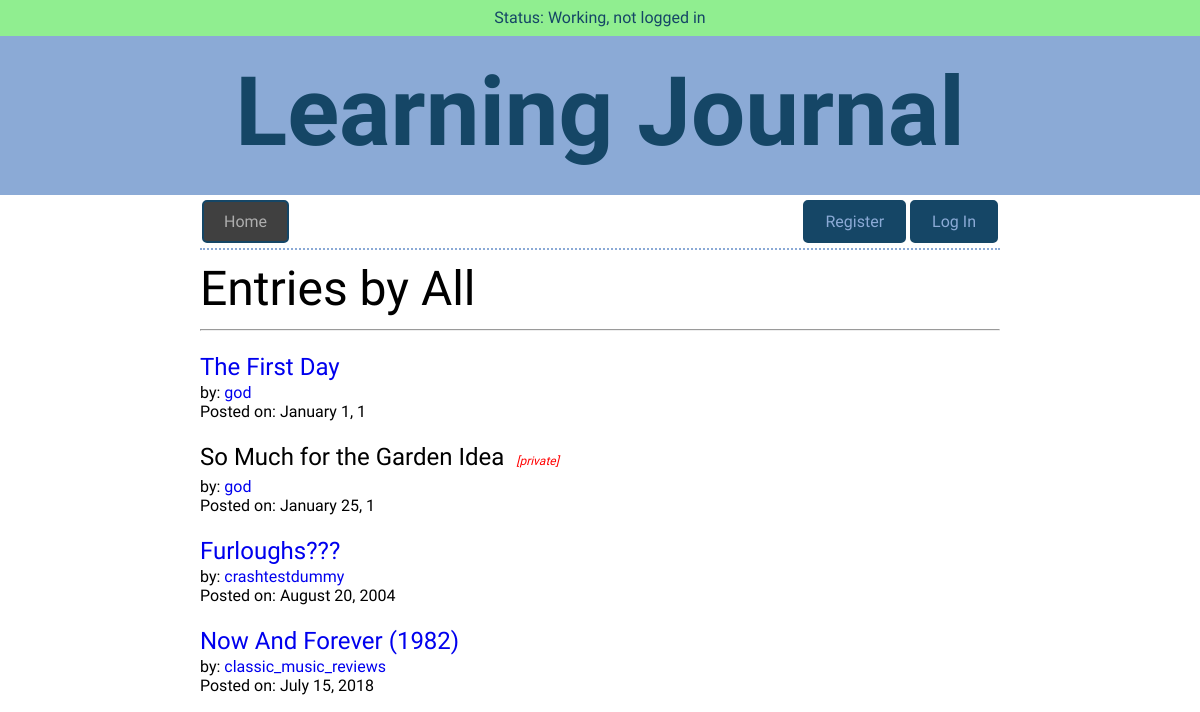
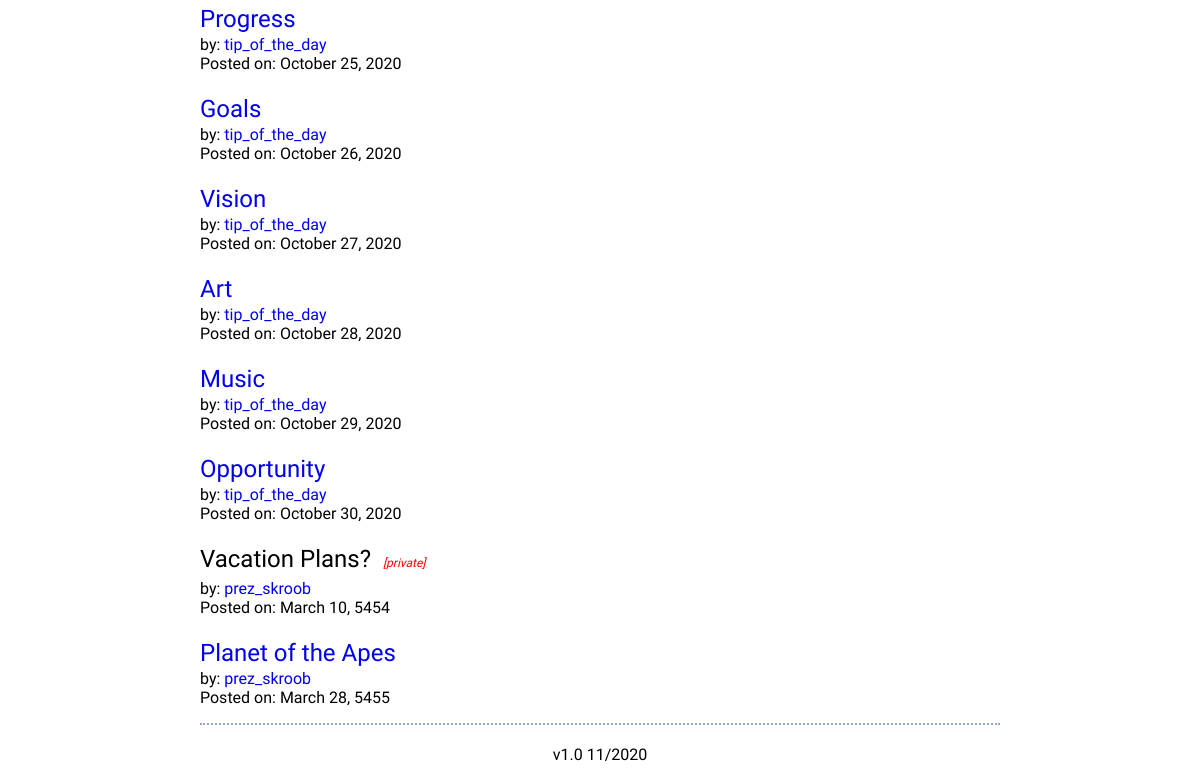
Before: / with the older database file (2 pictures, top to bottom).
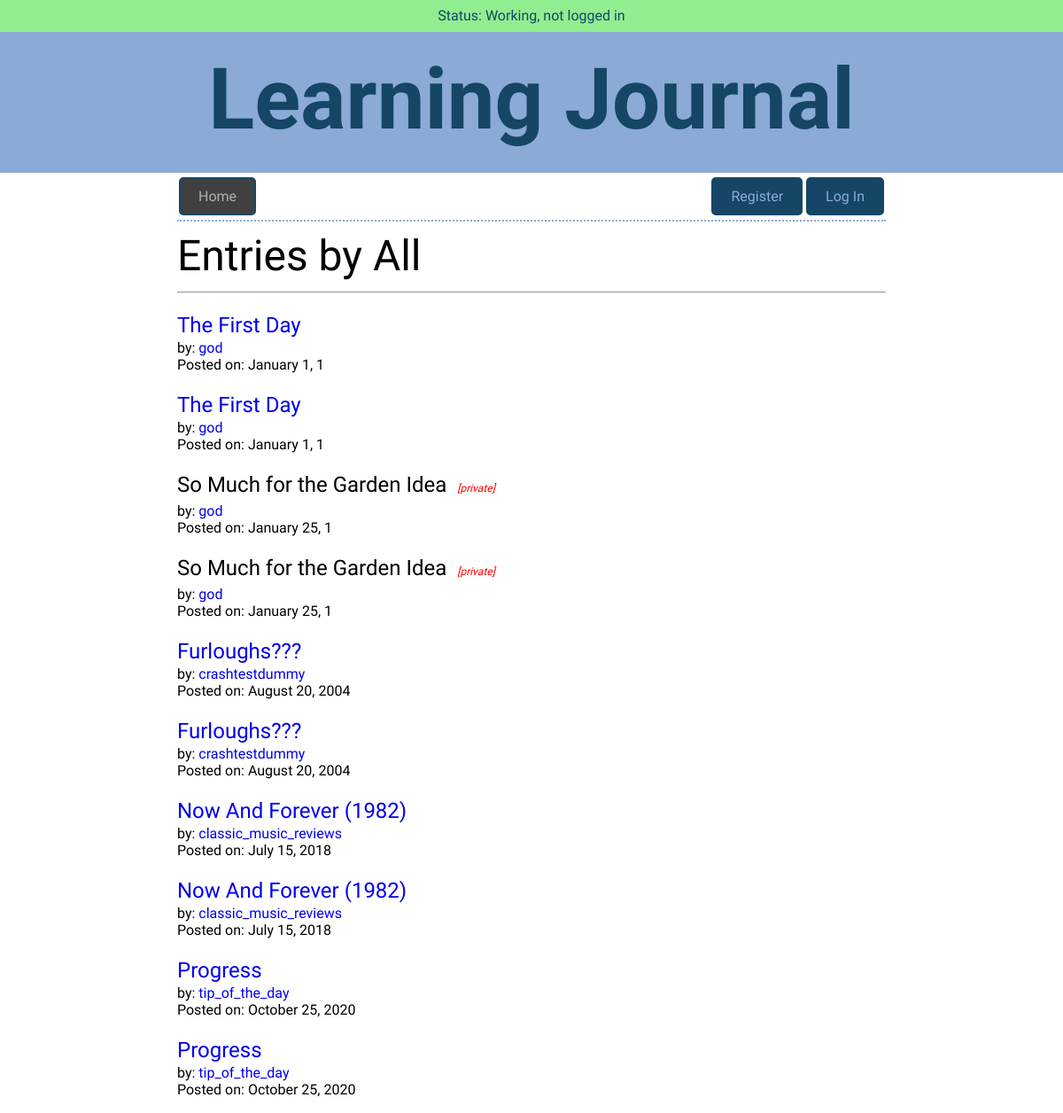
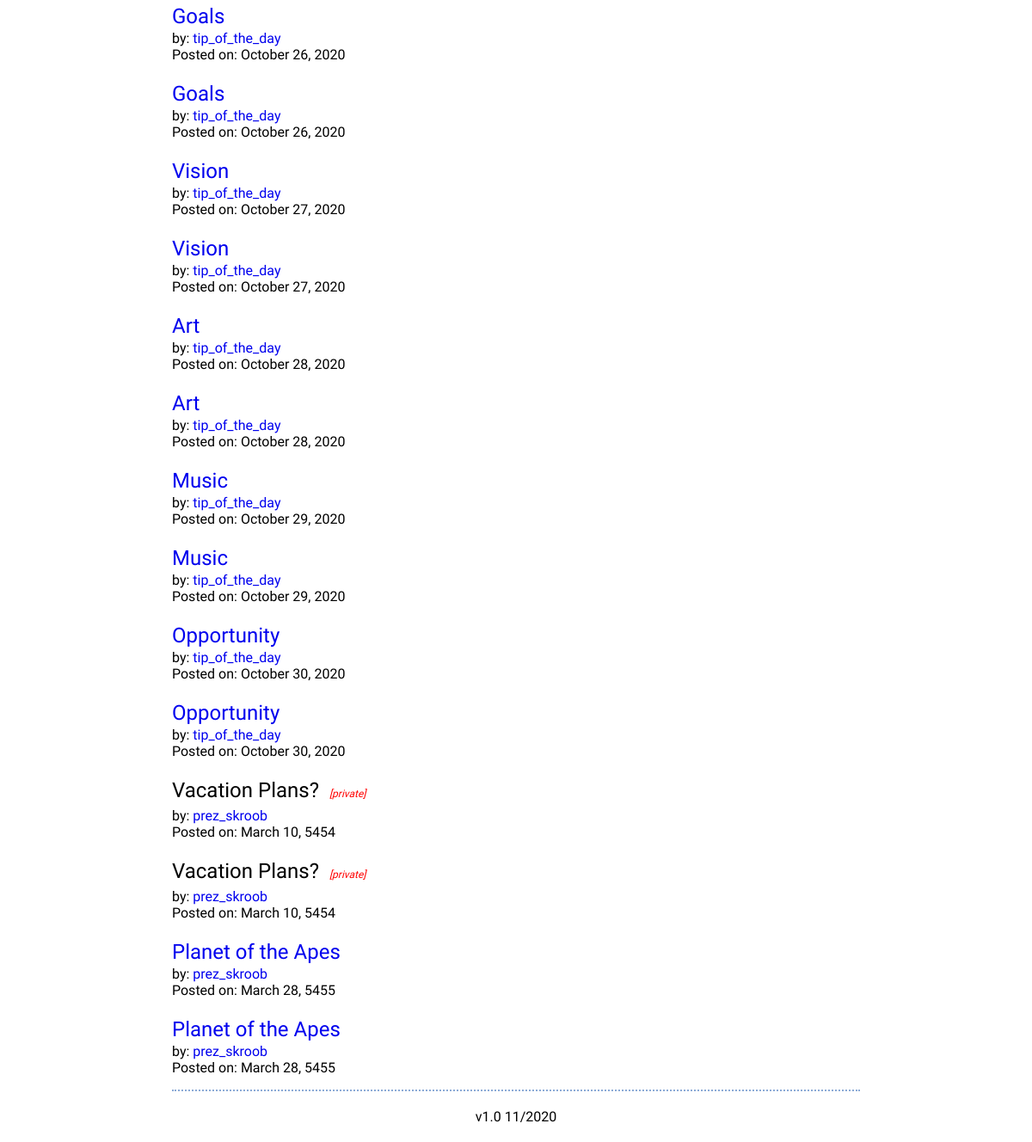
After: the same page with the newer database file (2 pictures, top to bottom).
### models.py (models this page shows, shortened)
class Entry(Model):
    id = AutoField()
    user = ForeignKeyField(User, backref="entries")
    title = CharField(max_length=256)
    date = DateField(default=datetime.date.today)
    time_spent = TimeField()
    learned = TextField()
    resources = TextField()
    tags = CharField(max_length=256)
    private = BooleanField(default=False)
    hidden = BooleanField(default=False)
    class Meta:
        database = DATABASE

class User(UserMixin, Model):
    id = AutoField()
    username = CharField(unique=True)
    password = CharField(max_length=100)
    god = BooleanField(default=False)
    class Meta:
        database = DATABASE

### app.py (the view)
@app.route("/")
def index(home=True):
    global last_route, cur_user, cur_entry, cur_tag
    last_route = "index"
    cur_user = None
    cur_entry = None
    cur_tag = None
    if current_user.is_authenticated:
        if current_user.god:
            entries = models.Entry.select().order_by(models.Entry.date.asc())
        else:
            entries = (models.Entry.select().where(
                ((models.Entry.hidden == False) &  # noqa (must use == )
                 (models.Entry.user != current_user.id)
                 ) |
                (models.Entry.user == current_user.id))
                       .order_by(models.Entry.date.asc()))
        return render_template(
            "listing.html", entries=entries, user=current_user.username,
            god=current_user.god, home=home, by="All")
    else:
        entries = models.Entry.select().where(
            models.Entry.hidden == False).order_by(
            models.Entry.date.asc())  # noqa E712 (must use == for peewee)
        return render_template("listing.html", entries=entries, user="",
                               god=False, home=home, by="All")

### app.py (called while the page is built)
@app.before_request
def before_request():
    g.db = models.DATABASE
    g.db.connect()
    g.user = current_user

@app.after_request
def after_request(response):
    g.db.close()
    return response

### templates/listing.html
{% extends "layout.html" %}
{% from "macros.html" import render_listing, nav_bar with context %}
{% block nav %}
    {{ nav_bar(home) }}
{% endblock %}
{% block content %}
    <div class="main">
    <h2>Entries by {{ by }}</h2>
    <hr>
    {% for entry in entries %}
        {{ render_listing(entry, user, god, by) }}
    {% endfor %}
    </div>
{% endblock %}

### templates/macros.html
{% macro nav_bar(home) %}
    <div class="nav-bar">
        {% if home == False %}
            <a class="button" href="{{ url_for('index') }}">Home</a>
        {% else %}
            <div class="button button-inactive">Home</div>
        {% endif %}
        {% if current_user.is_authenticated %}
            <a class="button button-right" href="{{ url_for('logout') }}">Log Out</a>
            <a class="button button-right" href="{{ url_for('create_entry') }}">New Entry</a>
        {% else %}
            <a class="button button-right" href="{{ url_for('login') }}">Log In</a>
            <a class="button button-right" href="{{ url_for('register') }}">Register</a>
        {% endif %}
    </div>
{% endmacro %}
{% macro render_listing(listing, user, god, by) %}
    <article class="listing">
        <h3>
            {% if (listing.private == False) or (listing.user.username == user) or (god == True) %}
                <a class="entry-link" href="/entries/{{ listing.id }}">
            {% endif %}
                {{ listing.title }}
            {% if (listing.private == False) or (listing.user.username == user) or (god == True) %}
                </a>
            {% else %}
                &nbsp;<span class="small">[private]</span>
            {% endif %}
        </h3>
        <p>
        {% if by == "All" %}
            by: <a href="{{ url_for('user_entries', user=listing.user.username) }}">
            {% if listing.user.username == user %}
                You
            {% else %}
                {{ listing.user.username }}
            {% endif %}</a><br>
        {% endif %}
        Posted on: <time datetime="{{ listing.date }}">{{ listing.date.strftime("%B %d").lstrip("0").replace(" 0", " ") }}, {{ listing.date.strftime("%Y") }}</time></p>
    </article>
{% endmacro %}

Changed rows visible on the page:
added Entry: title "The First Day", {{ listing.user.username }} "god", date "January 1", date "1"
added Entry: title "So Much for the Garden Idea", private "[private]", {{ listing.user.username }} "god", date "January 25", date "1"
added Entry: title "Furloughs???", {{ listing.user.username }} "crashtestdummy", date "August 20", date "2004"
added Entry: title "Now And Forever (1982)", {{ listing.user.username }} "classic_music_reviews", date "July 15", date "2018"
added Entry: title "Progress", {{ listing.user.username }} "tip_of_the_day", date "October 25", date "2020"
added Entry: title "Goals", {{ listing.user.username }} "tip_of_the_day", date "October 26", date "2020"
added Entry: title "Vision", {{ listing.user.username }} "tip_of_the_day", date "October 27", date "2020"
added Entry: title "Art", {{ listing.user.username }} "tip_of_the_day", date "October 28", date "2020"
added Entry: title "Music", {{ listing.user.username }} "tip_of_the_day", date "October 29", date "2020"
added Entry: title "Opportunity", {{ listing.user.username }} "tip_of_the_day", date "October 30", date "2020"
added Entry: title "Vacation Plans?", private "[private]", {{ listing.user.username }} "prez_skroob", date "March 10", date "5454"
added Entry: title "Planet of the Apes", {{ listing.user.username }} "prez_skroob", date "March 28", date "5455"
